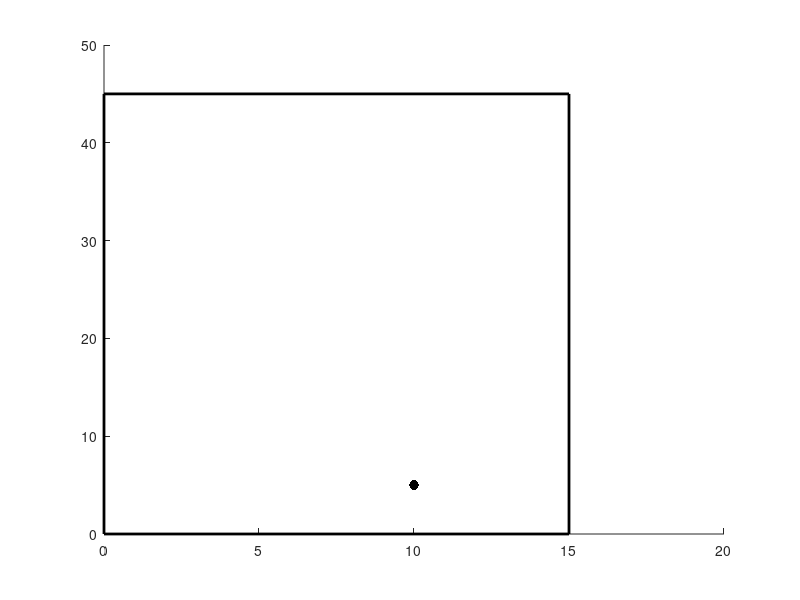

MATLAB code for this plot: (Note: this script raises an error after producing the figure.)
%% --------------------------------------------------------------------%%
%%                        Solving Endowment Economy                    %%
%% --------------------------------------------------------------------%%


%% Setting Up Endowments and Initial Demand

clear all; close all; clc;

y = [10,5;5,40];

totals = sum(y); % This sums over each column, which is what we want.

figure;
hold on;
rectangle('Position',[0 0 totals],'LineWidth', 2);
scatter(y(1,1),y(1,2),50, 'k', 'filled');

% INDIFFERENCE CURVE FOR A

% Assign the preference parameter (sigma = 1/(1-r))
r = 0.6;

% Now we will create the indifference curves for this model. These
% functions below rid of the argument 'r' which we have fixed and will not
% change hereafter


utility = @(x)(ces_utility(x,r));
indiff = @(u,x)(ces_indiff(u,x,r));

% This is evaluating the utility at endowment point

u_A = utility(y(1,:));

% Grids of all choices that are feasible
x_A1 = 0.0:0.01:totals(1);

% The corresponding choice of x_2 that achieves endowment utility
x_A2 = indiff(u_A,x_A1);

% Plotting the indifference curve
plot(x_A1,x_A2, 'r', 'LineWidth',2);

% INDIFFERENCE CURVE FOR B

% This is evaluating the utility at endowment point
u_B = utility(y(2,:));

% This is a grid of all choices that are feasible
% I set the minimum at 3.5 because otherwise required holdings of Good 2
% goes beyond Edgeworth Box
x_B1 = 3.5:0.01:totals(1);

% The corresponding choice of x_2 that achieves endowment utility
x_B2 = indiff(u_B,x_B1);



% Plotting the indifference curve
hold on;
plot(totals(1)-x_B1,totals(2)-x_B2,'b','Linewidth',2)

% BUDGET CONSTRAINT OF A
p1 = 1;
p2 = 0.5;
w = p1*y(1,1) + p2*y(1,2); % Evaluation of wealth

x_1 = 0:0.01:(w/p1);

x_2 = (p2^(-1))*(w-x_1);

% Add the budget constraint to the graph
plot(x_1,x_2,'Linewidth',1.5)

% SOLVING THE MAXIMIZATION PROBLEM

% Here write out the minimisation problem


f = @(x)(-utility(x));
x0 = y(1,:)';
p = [1 1];
A = [p;-eye(2)];
b = [p*x0;0;0];
[x, u] = fmincon(f,x0,A,b);
u = -u;

% Examine construction of "demand" function
%% Construction of Graph with Original Demand

% Re-Creating the figure for the Edgeworth Box with Endowment Point
figure;
hold on;
rectangle('Position',[0 0 totals],'LineWidth', 2);
scatter(y(1,1),y(1,2),50, 'k', 'filled');

% Construct The Budget Constraints for Agent A and Agent B (overlap)
p1 = 1;
p2 = 0.5;
p = [p1 p2];
w = p1*y(1,1) + p2*y(1,2); % Evaluation of wealth

x_1 = 0:0.01:(w/p1);

x_2 = (p2^(-1))*(w-x_1);

plot(x_1,x_2,'Linewidth',2)

% Find the Demand Points for each of the two agents

[xA u] = demand(y(1,:),p,utility);
scatter(xA(1),xA(2),50,'r','filled');

[xB u] = demand(y(2,:),p,utility);
scatter(totals(1) - xB(1),totals(2) - xB(2),50,'y','filled');

% Creation of Indifference Curves
u_A = utility(xA);
x_A1 = 0:0.01:totals(1);
x_A2 = indiff(u_A,x_A1);
plot(x_A1,x_A2,'Linewidth',1);

u_B = utility(xB);
x_B1 = 3.3:0.01:totals(1);
x_B2 = indiff(u_B,x_B1);
plot(totals(1) - x_B1,totals(2) - x_B2,'Linewidth',1);

%% Finding the Equilibrium

% Deriving the equilibrium requires equilibrating aggregate demand and
% supply. Recall you can set one good as a numeraire. Supply is fixed but
% demand can vary.

% This is the function that evaluates total demand given price, endowments
% and utility function
totaldemand(y,p,utility)

% The next step is to explicitly calculate the demand curve. I will fix the
% price of good 1 as the numeraire, and then vary the price of good 2

p2_vec = 0.1:0.01:1;
x2_vec = zeros(size(p2_vec));

for i = 1:length(p2_vec)
    x_temp = totaldemand(y,[1 p2_vec(i)],utility);
    x2_vec(i) = x_temp(2);
end

% Plotting the Demand and Supply Curve for visuals
figure;
plot(x2_vec,p2_vec,'Linewidth',2);
hold on;
plot(totals(2)*ones(size(p2_vec)),p2_vec,'Linewidth',2)
xlabel('Quantity')
ylabel('Price')
legend('Demand','Supply','Location','northeast')

% Explicit Calculation of the Equilibrium

% Now, given the graph, we can easily understand a reasonable lower and
% upper bound for the price of good 2
p_L = 0.1;
p_H = 1;
d = 1;

while abs(d) > 0.01
    p = (p_L + p_H)/2;
    x = totaldemand(y,[1 p],utility);
    d = x(2) - totals(2);
    
    if d > 0
        p_L = p;
    else
        p_H = p;
    end
end

% Set what the optimal price is
p_optimal = p;

%% Creation of Edgeworth Box at the Optimal Point

% Creating the figure for the Edgeworth Box with Endowment Point
figure;
hold on;
rectangle('Position',[0 0 totals],'LineWidth', 2);
scatter(y(1,1),y(1,2),50, 'k', 'filled');

% Optimal Demand Points
[xA u] = demand(y(1,:),[1 p_optimal],utility);
scatter(xA(1),xA(2),50,'r','filled');

[xB u] = demand(y(2,:),[1 p_optimal],utility);
scatter(totals(1) - xB(1),totals(2) - xB(2),50,'b','filled');

% Drawing of Budget Constraint
w = y(1,1) + p_optimal*y(1,2); % Evaluation of wealth

x_1 = 0:0.01:w;

x_2 = (p_optimal^(-1))*(w-x_1);

plot(x_1,x_2,'Linewidth',2)

% Drawing of Indifference Curves (again I manually set the boundaries to
% get the indifference curves to fit within the box nicely

u_A = utility(xA);
x_A1 = 0.5:0.01:totals(1);
x_A2 = ces_indiff(u_A,x_A1,r);
plot(x_A1,x_A2,'Linewidth',1);

u_B = utility(xB);
x_B1 = 4:0.01:totals(1);
x_B2 = ces_indiff(u_B,x_B1,r);
plot(totals(1) - x_B1,totals(2) - x_B2,'Linewidth',1);

% Note that, by increasing r, you are decreasing the degree of
% complementarity and bringing them closer to perfect substitutes. 